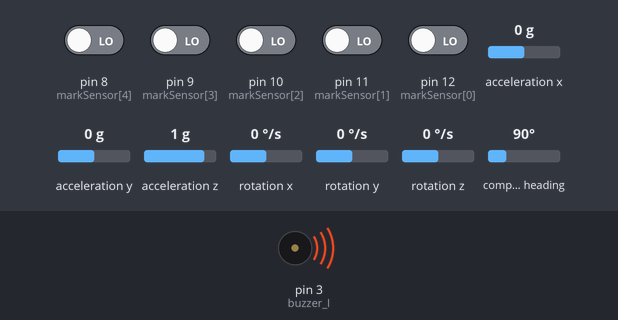
Simulated run of this sketch. Board: Arduino Uno, built with avr-gcc and run on an emulated ATmega328P. Shown: buzzer (waves = sounding, pin HIGH). The inputs (shaded band) are chosen by the test bench; at power-on: pin 8 (markSensor[4]), pin 9 (markSensor[3]), pin 10 (markSensor[2]), pin 11 (markSensor[1]), pin 12 (markSensor[0]) LOW, acceleration x 0 g, acceleration y 0 g, acceleration z 1 g, rotation x 0 °/s, rotation y 0 °/s, rotation z 0 °/s, compass heading 90°. What the sketch prints to the serial monitor is not drawn.

Above: at 0.1 s.
At 6.41 s:
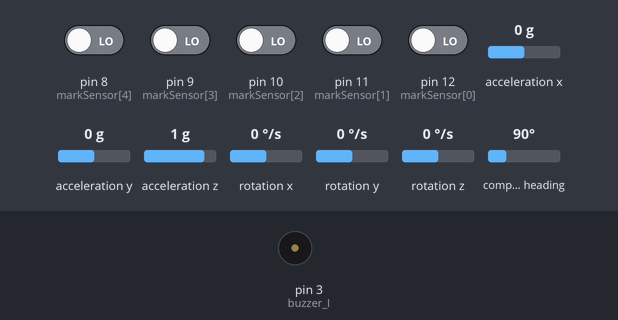
Timing chart, 0 to 8.0 s (numbered marks = the images above):
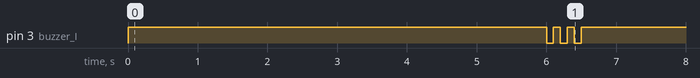

The sketch:

KalmanFilter.ino
```cpp
#include <Wire.h>
#include <QMC5883LCompass.h>
#include <MPU6050_light.h>

QMC5883LCompass compass;
MPU6050 mpu(Wire);

/*
 * mark1 : depan
 * mark2 : kanan
 * mark3 : tengah
 * marj4 : belakang
 * mark5 : kiri
 */
long sendTime, seTime;
int markSensor[5] = {12,11,10,9,8};
int mark[5];
float yaw_kalman = 0; //Yaw update Kalman
bool start;
char sign;

void setup() {
  Serial.begin(9600);
  for(int i=0; i<5; i++){pinMode(markSensor[i],INPUT);}

  pinMode(3, OUTPUT);     //buzzer I/O
  digitalWrite(3, HIGH);  //buzOFF

  Wire.begin();
  compass.init();
  mpu.begin();

  delay(3000);
  mpu.calcGyroOffsets();
  for(int i=0; i<3; i++)
  {
    digitalWrite(3, LOW); delay(100); //buzON
    digitalWrite(3, HIGH);delay(100); //buzOFF
  }
  digitalWrite(3, HIGH);  //buzOFF
}

void loop() {
//  if(Serial.available()){sign = Serial.read(); if(sign=='R'){start = true;}}
//  while(start)
//  {
    getMark();
    getData();
//    sendTime = millis()-seTime;
//    if(sendTime > 10000)
//    {
//      Serial.println(String(get_gyro_measurement()) + "," + String(get_mag_measurement()) + "," + String(getData()));
      Serial.print(mark[0]);
      Serial.print(mark[1]);
      Serial.print(mark[2]);
      Serial.print(mark[3]);
      Serial.print(mark[4]);
      Serial.print(",");
      Serial.println((int)yaw_kalman);
//      seTime = millis();
//    }
//    if(Serial.available()){sign = Serial.read(); if(sign=='R'){start = true;}else{start = false;}}
//    else{start = false;}
//  }
}
```

Sensor_Calculate.ino
```cpp
#include <stdio.h>
#include <math.h>

// Kalman Filter variables
float Q = 0.05; // Process noise covariance
float R = 0.1;  // Measurement noise covariance
float x[2] = {0, 0};  // State [yaw, yaw_rate]
float P[2][2] = {{1, 0}, {0, 1}}; // State covariance
//float A[2][2] = {{1, 1}, {0, 1}}; // State transition matrix
//float C[1][2] = {{1, 0}}; // Measurement matrix
int flag = 1;

// Get gyro and mag measurements
float get_gyro_measurement() {
  mpu.update();
  float gyro = mpu.getAngleZ();
  return gyro;
}

float get_mag_measurement() {
  compass.read();
  int kompas = compass.getAzimuth();
  return kompas;
}

void normalizeYaw(){
  int gyro_sample, sample;

  // Get minimum degree at first activated
  if(flag<4 && flag>0)
  {
    if(flag == 1){flag++; sample = yaw_kalman;}
    else{gyro_sample = yaw_kalman; flag=0;}
//    Serial.print("s:" + String(gyro_sample) +", ");
  }

  yaw_kalman -= gyro_sample;
//  Serial.print(", g:" + String(yaw_kalman) +", ");
//  if(yaw_kalman > 360){yaw_kalman = yaw_kalman-360;}  // Limit until 360 degree
//  if(yaw_kalman < 0){yaw_kalman += gyro_sample; yaw_kalman = 360+yaw_kalman;}    // Limit until 0 degree

  int zz;
  if(yaw_kalman > 360){zz = (yaw_kalman/360);yaw_kalman = yaw_kalman - (360 * zz);}else
  if(yaw_kalman < 0){zz = (yaw_kalman-360)/360;yaw_kalman = yaw_kalman - (360 * zz);}else
  {yaw_kalman = yaw_kalman;}
}

// Get Yaw Kalman Filter from measurement
int getData() {
    // Prediction step
    float mag_measurement = get_mag_measurement();
    x[0] = x[0] + x[1] + mag_measurement; /*Serial.print(x[0]);*/
    P[0][0] = P[0][0] + P[0][1] + P[1][0] + P[1][1] + Q; /*Serial.print(" p00=" + String(P[0][0]));*/

    // Measurement step
    float gyro_measurement = get_gyro_measurement(); /*Serial.print(", " + String(gyro_measurement));*/
    float y = gyro_measurement - x[0];  // Selisih antara pengukuran gyro dan nilai prediksi state
    float S = P[0][0] + R;              // Nilai skalar yang merupakan jumlah dari P[0][0]dan R(matriks kovarians dari pengukuran).
    float K[2] = {P[0][0] / S, P[1][0] / S}; /*Serial.print(" k0=" + String(K[0]) + " k1=" + String(K[1]));*/

    // Update step
    x[0] = x[0] + K[0] * y;
    x[1] = x[1] + K[1] * y;
    P[0][0] = (1 - K[0]) * P[0][0];
    P[0][1] = (1 - K[0]) * P[0][1];
    P[1][0] = (1 - K[1]) * P[1][0];
    P[1][1] = (1 - K[1]) * P[1][1];

    // Update yaw_gyro with the Kalman-filtered value
    yaw_kalman = x[0]; /*Serial.println(", " + String(x[0]));*/
//    Serial.print("g:" + String(yaw_kalman) +", ");

    // Normalize Yaw degree
    normalizeYaw();

    return yaw_kalman;
}

void getMark()
{
  for(int i=0; i<5; i++)
  {
    mark[i] = digitalRead(markSensor[i]);
  }
}
```
